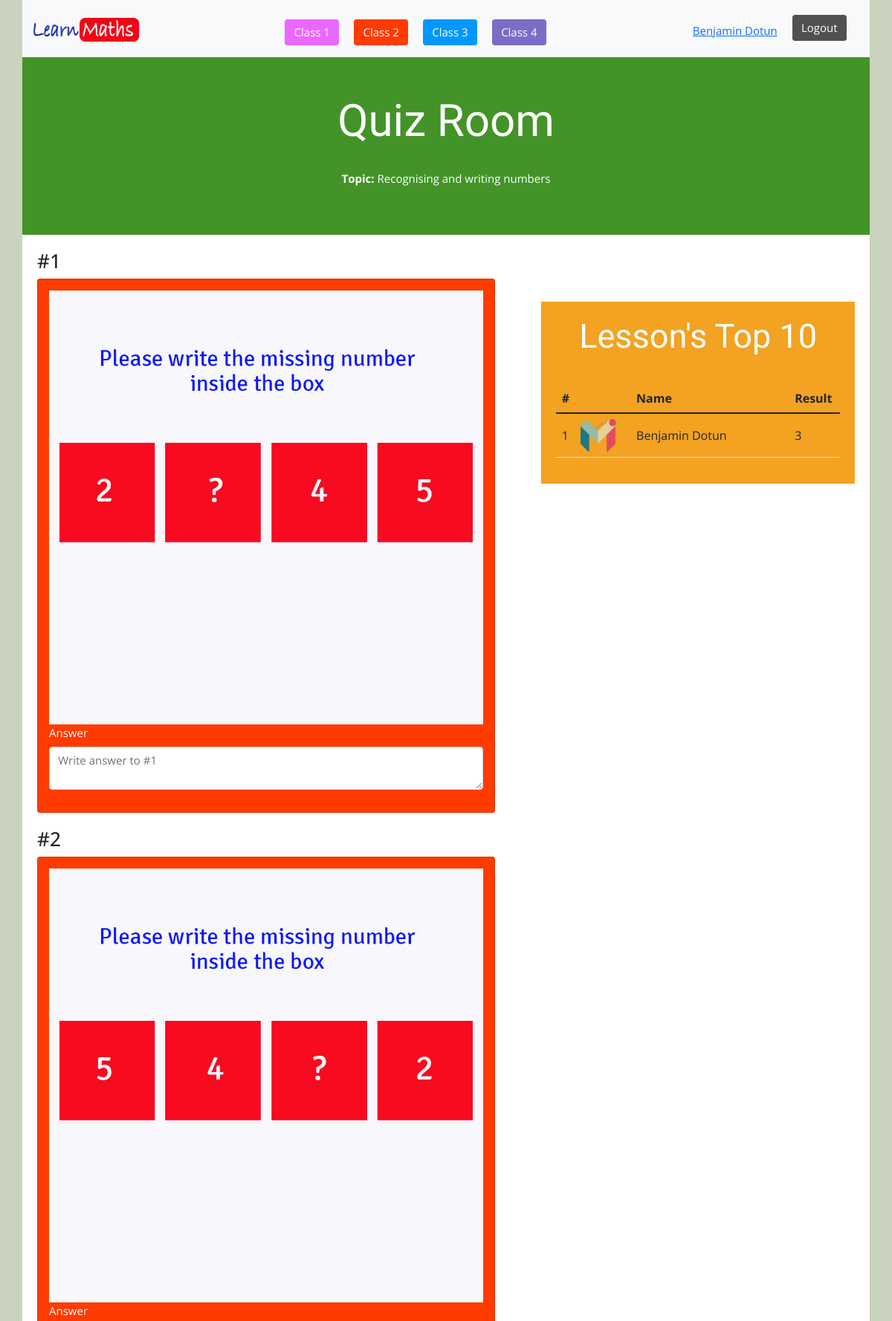
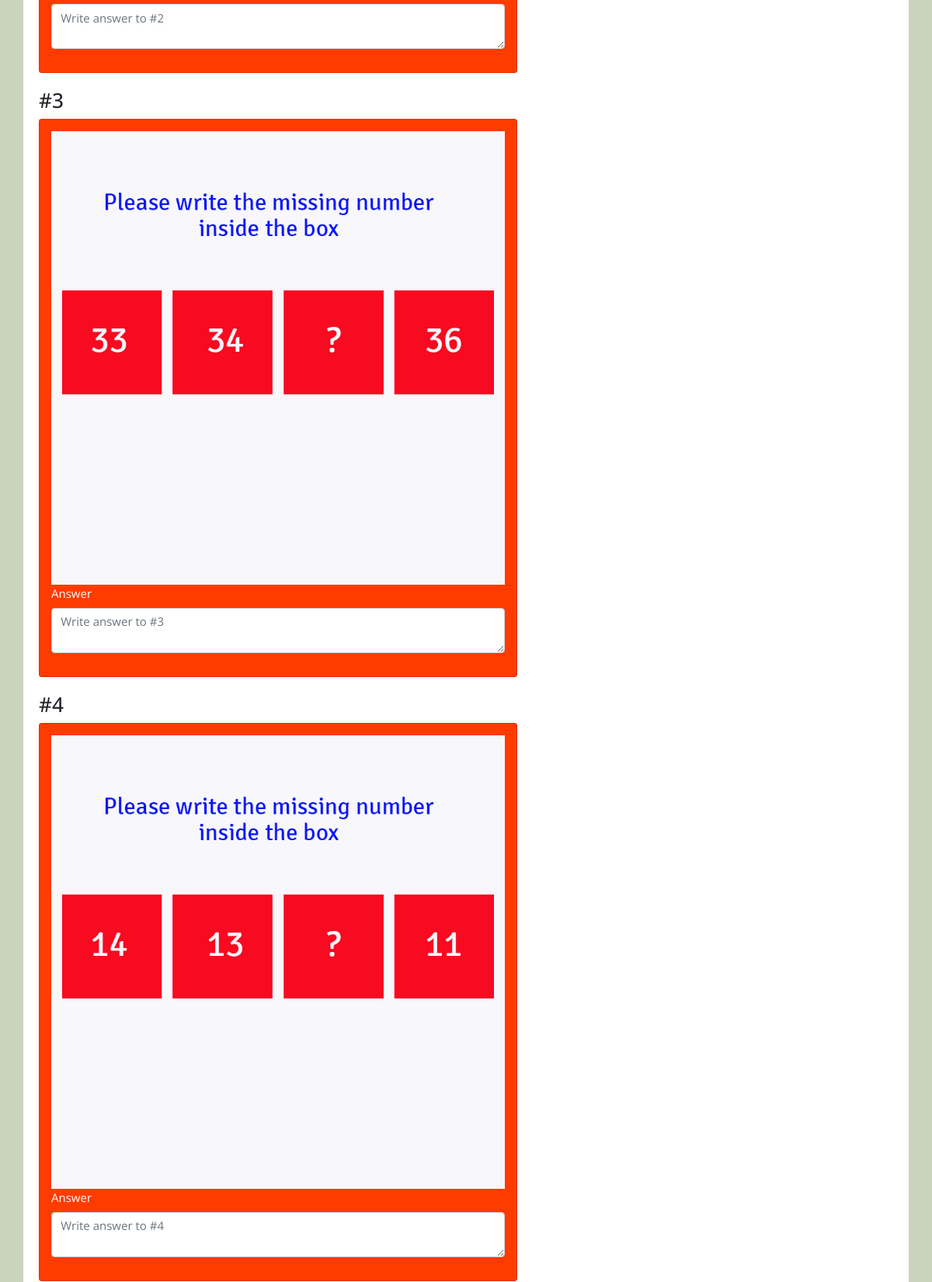
The app's page /quiz_room.php?page=classroom&id=6&cat=Class 1 (signed in, upper part) with its own data (2 pictures, top to bottom).
### tables this page shows
CREATE TABLE `lectures` (
  `id` int NOT NULL AUTO_INCREMENT,
  `category` varchar(20) DEFAULT NULL,
  `note` varchar(800) DEFAULT NULL,
  `topic` varchar(250) DEFAULT NULL,
  `week` varchar(2) DEFAULT NULL,
  `date` varchar(20) DEFAULT NULL,
  PRIMARY KEY (`id`)
);

CREATE TABLE `quiz` (
  `id` int NOT NULL AUTO_INCREMENT,
  `lecture_id` int DEFAULT NULL,
  `question` varchar(700) DEFAULT NULL,
  `answer` varchar(500) DEFAULT NULL,
  PRIMARY KEY (`id`)
);

CREATE TABLE `activities` (
  `id` int NOT NULL AUTO_INCREMENT,
  `pupil_id` int DEFAULT NULL,
  `lecture_id` int DEFAULT NULL,
  `category` varchar(30) DEFAULT NULL,
  `status` varchar(100) DEFAULT NULL,
  `week` int DEFAULT NULL,
  `result` varchar(30) DEFAULT NULL,
  `date` varchar(30) DEFAULT NULL,
  PRIMARY KEY (`id`)
);

CREATE TABLE `pupils` (
  `id` int NOT NULL AUTO_INCREMENT,
  `fullname` varchar(40) DEFAULT NULL,
  `category` varchar(15) DEFAULT NULL,
  `email` varchar(30) DEFAULT NULL,
  `picture` varchar(100) DEFAULT NULL,
  `password` varchar(50) DEFAULT NULL,
  `token` varchar(80) DEFAULT NULL,
  PRIMARY KEY (`id`)
);

### quiz_room.php (the view, shortened to what this page needs)
<?php
    $cat = $_GET["cat"];
    $id = $_GET["id"];
    include("includes/connect.inc.php");
    $sql2 = "SELECT * FROM lectures WHERE id = '$id'";
    $result2 = $conn->query($sql2);
    $row2 = $result2->fetch_assoc();
    $wk = $row2["week"];
    $sql = "SELECT * FROM quiz WHERE lecture_id = '$id'";
    $result = $conn->query($sql);
    while($row = $result->fetch_array()) {
        $rowx[] = $row;
    }
    shuffle($rowx);
    $sql3 = "SELECT * FROM activities WHERE category = '$cat' AND week = '$wk' ORDER BY result DESC, date ASC";
    $result3 = $conn->query($sql3);
    $counter = 0;
    while($row3 = $result3->fetch_array()) {
       if($counter <= 10){
            $rows3[] = $row3;
       }
    }
    require_once 'includes/header.php';
    require_once 'includes/navbar.php';
?>
<div class="container" style="padding:0; background:#449329;">
        <div style="text-align:center; padding:50px 10px;">
            <h1 class="align-middle head-title" style="color:white;">Quiz Room </h1><br>
            <p style="color:white;"><strong>Topic:</strong> <?php echo $row2["topic"];?></p>
        </div>
    </div>
    <div class="container" style="padding:0; background:white;">
        <div class="row" style="">
            <div class="col-md-7">
                <form>
                <div id="question-panel" style="padding:20px;">
                    <?php
                        $count = 0;
                        foreach(array_slice($rowx,0,5) as $row){
                            $count++;
                    ?>
                    <h3>#<? echo $count;?></h3>
                    <div class="card" style="background:#ff3b00; color:white; margin-bottom:20px;">
                        <div class="card-body">
                            <img src="<?php echo $row["question"]; ?>" style="width:100%;" alt="<?php echo $row["question"]; ?>"/>
                            <div class="mb-3">
                                <label class="form-label">Answer</label>
                                <textarea class="form-control" id="answer<?php echo $count;?>" name="answer<?php echo $count;?>" placeholder="Write answer to #<?php echo $count;?>"></textarea>
                            </div>
                        </div>
                    </div>
                    <?php
                        }
                    ?>
                </div>
                </form>
            </div>
            <div class="col-md-5">
                <div style="width:100%; padding:20px; margin-top:70px;">
                    <div style="background:#f3a222; padding:20px;">
                        <h3 class="head-title2" style="color:white; text-align:center; padding-bottom:30px;">Lesson's Top 10</h3>
                        <table class="table">
                            <thead>
                                <tr>
                                <th scope="col">#</th>
                                <th scope="col"></th>
                                <th scope="col">Name</th>
                                <th scope="col">Result</th>
                                </tr>
                            </thead>
                            <tbody>
                                <?php
                                    $counters = 0;
                                    foreach($rows3 as $row3){
                                        $pid = $row3["pupil_id"];
                                        $sqlx = "SELECT * FROM pupils WHERE id = '$pid'";
                                        $resultx = $conn->query($sqlx);
                                        $rowx= $resultx->fetch_assoc();
                                        $counters++;
                                ?>
                                    <tr>
                                        <td width="2%" valign="middle"><?php echo $counters;?></td>
                                        <td width="20%"><img src="../<?php echo $rowx["picture"];?>" style="width:50px;"/></td>
                                        <td width="60%" valign="middle"><?php echo $rowx["fullname"];?></td>
                                        <td width="18%" valign="middle"><?php echo $row3["result"];?></td>
                                    </tr>
                                <?php
                                    }
                                ?>
                            </tbody>
                        </table>
                    </div>
                </div>
            </div>
        </div>
    </div>
<?php
    require_once 'includes/footer.php';
?>

### css/style.css (style rules this page uses)
html { font-size: 15px; box-sizing: border-box; min-height: 100%; font-family: "Open Sans", sans-serif; }
body { margin: 0; padding: 0; background: #c9d3be; font-family: "Open Sans", sans-serif; }
h1 { font-size: 26px; }
.head-title { font-family: "Chewy", cursive; font-size: 60px; }
.head-title2 { font-family: "Chewy", cursive; font-size: 45px; }

### records on screen
lectures: topic "Recognising and writing numbers"
quiz: question (picture)
quiz: question (picture)
quiz: question (picture)
quiz: question (picture)
activities: pupil.picture (picture), pupil.fullname "Benjamin Dotun", result "3"

### other values on screen
$_SESSION["lm_fullname"] "Benjamin Dotun"
